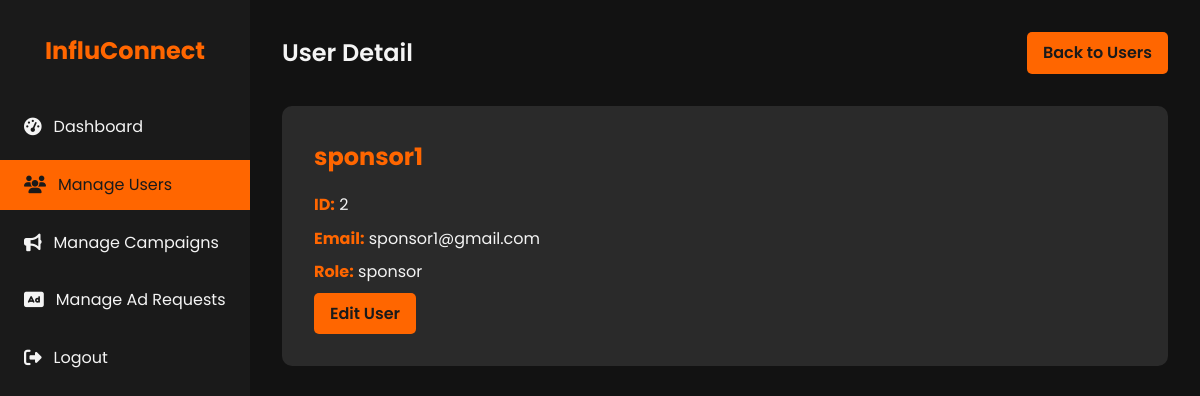
The page /admin/users/2 (signed in) on the database as committed earlier.
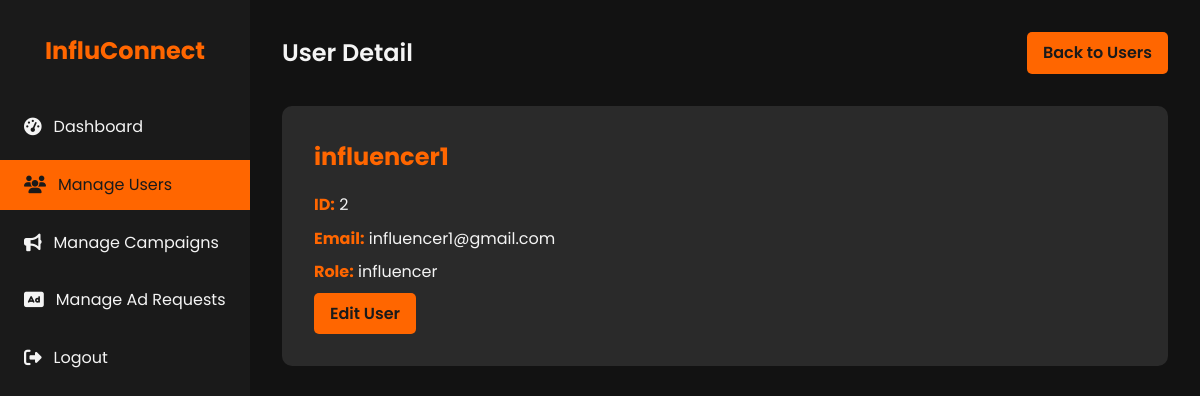
The same page on the database as committed later.
### models.py (models this page shows, shortened)
class User(db.Model, UserMixin):
    id = db.Column(db.Integer, primary_key=True)
    username = db.Column(db.String(80), unique=True, nullable=False)
    password = db.Column(db.String(200), nullable=False)
    email = db.Column(db.String(120), unique=True, nullable=False)
    role = db.Column(db.String(50), nullable=False)  # admin, sponsor, influencer
    is_active = db.Column(db.Boolean, default=True)
    sponsor = db.relationship('Sponsor', back_populates='user', uselist=False)
    influencer = db.relationship('Influencer', back_populates='user', uselist=False)

### app.py (the view)
    @app.route('/admin/users/<int:user_id>')
    @login_required
    @admin_required
    def admin_user_detail(user_id):
        user = User.query.get_or_404(user_id)
        return render_template('admin_user_detail.html', user=user)

### templates/admin_user_detail.html (shortened to what this page needs)
<!DOCTYPE html>
<html lang="en">
<head>
    <link rel="stylesheet" href="https://cdnjs.cloudflare.com/ajax/libs/font-awesome/6.1.1/css/all.min.css">
</head>
<body>
    <div class="dashboard">
        <aside class="sidebar">
            <div class="logo">
                <h1>InfluConnect</h1>
            </div>
            <nav>
                <ul class="nav-menu">
                    <li class="nav-item">
                        <a href="{{ url_for('admin_dashboard') }}" class="nav-link">
                            <i class="fas fa-tachometer-alt"></i> Dashboard
                        </a>
                    </li>
                    <li class="nav-item">
                        <a href="{{ url_for('admin_users') }}" class="nav-link active">
                            <i class="fas fa-users"></i> Manage Users
                        </a>
                    </li>
                    <li class="nav-item">
                        <a href="{{ url_for('admin_campaigns') }}" class="nav-link">
                            <i class="fas fa-bullhorn"></i> Manage Campaigns
                        </a>
                    </li>
                    <li class="nav-item">
                        <a href="{{ url_for('admin_ad_requests') }}" class="nav-link">
                            <i class="fas fa-ad"></i> Manage Ad Requests
                        </a>
                    </li>
                    <li class="nav-item">
                        <a href="{{ url_for('logout') }}" class="nav-link">
                            <i class="fas fa-sign-out-alt"></i> Logout
                        </a>
                    </li>
                </ul>
            </nav>
        </aside>
        <main class="main-content">
            <header class="header">
                <h1 class="welcome-text">User Detail</h1>
                <a href="{{ url_for('admin_users') }}" class="btn">Back to Users</a>
            </header>
            <section class="user-detail">
                <h2>{{ user.username }}</h2>
                <p><strong>ID:</strong> {{ user.id }}</p>
                <p><strong>Email:</strong> {{ user.email }}</p>
                <p><strong>Role:</strong> {{ user.role }}</p>
                <a href="{{ url_for('admin_user_edit', user_id=user.id) }}" class="btn">Edit User</a>
            </section>
        </main>
    </div>
</body>
</html>

Rows that differ between the two databases and show on the page:
changed User id 2: username "sponsor1" → "influencer1"; email "sponsor1@gmail.com" → "influencer1@gmail.com"; role "sponsor" → "influencer"
